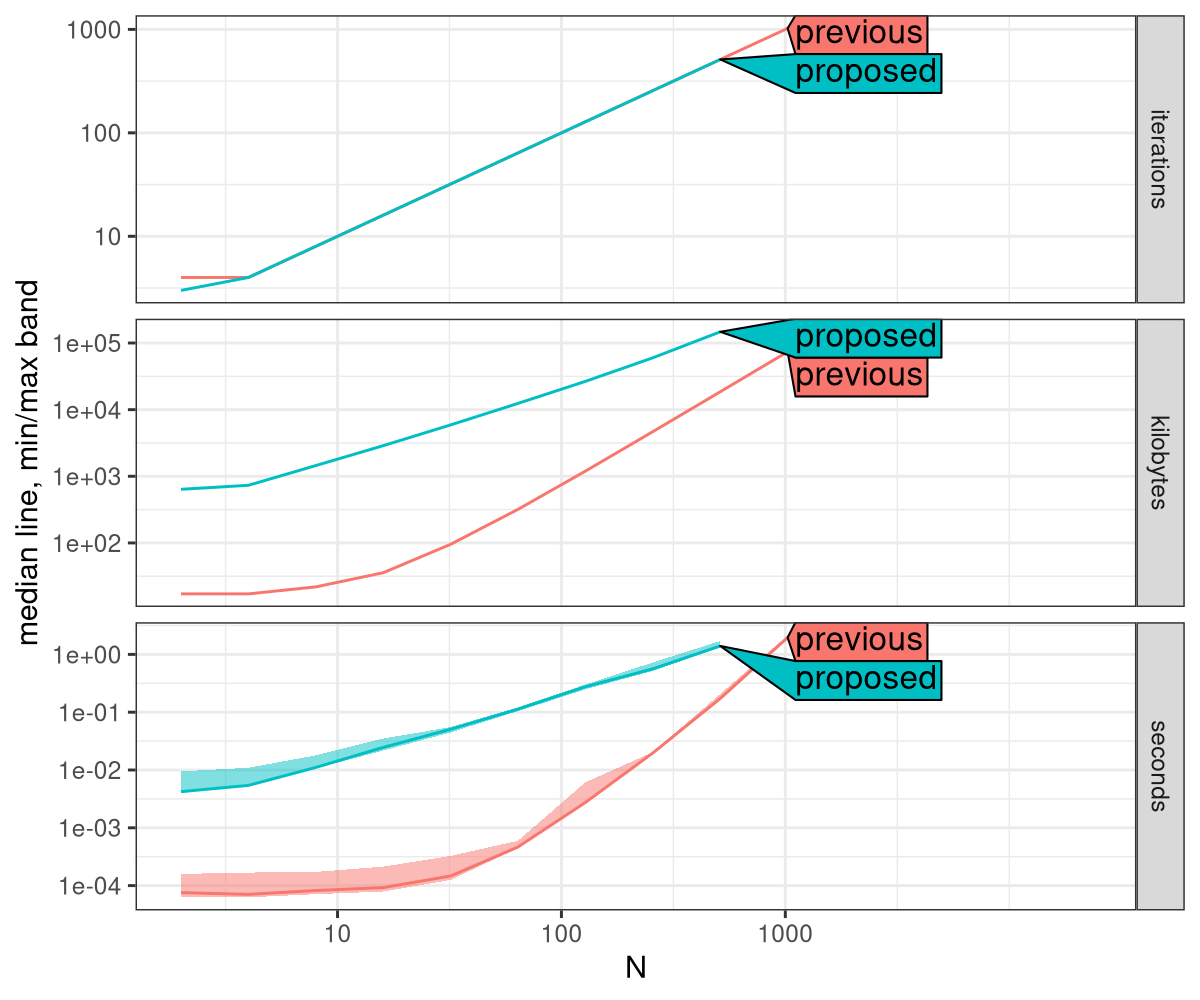

This figure's R source:
library(data.table)
library(ggplot2)
ares <- readRDS("figure-atime-worst-data.rds")
#ares$measurements <- ares$measurements[N<40]
#plot(ares)

png("figure-atime-worst.png", width=6, height=5, units="in", res=200)
plot(ares)
dev.off()

aref <- atime::references_best(ares)
png("figure-atime-worst-ref.png", width=6, height=5, units="in", res=200)
plot(aref)
dev.off()

apred <- predict(aref, seconds=1, kilobytes=1e4)
png("figure-atime-worst-pred.png", width=6, height=5, units="in", res=200)
plot(apred)+geom_blank(aes(10,5), data=data.table(unit="seconds"))
dev.off()
